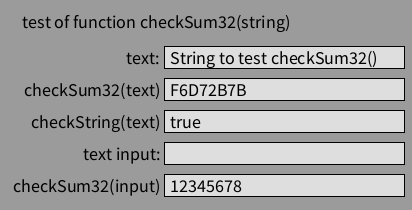
Frame 1 (no input)
Frame 60 (the mouse pressed at the canvas centre just before this capture): identical to frame 1, image omitted
Frame 120 (the mouse held since frame 60 and released just before this capture): identical to frame 1, image omitted

The Processing sketch that drew this single still picture (run headless with seeded random() and noise(); from frame 60 on, the mouse is pressed at the canvas centre):

// Processing sketch: processing_27744
// ── processing_27744.pde


//---------------------------------------------------------
//  sketch: TestCheckSum32.pde
//  descr.: test of function checkSum32() & checkString()  
//  date:   2011-04-29
//---------------------------------------------------------
void setup()
{
  size(412,210);
  textSize(18);
  background(155);
}
//---------------------------------------------------------
void draw() {repaint();}  // to call keyPressed() !!!
//---------------------------------------------------------
void keyPressed()
{
//  println ("'" +key +"'   " +int(key)+"   " +int(keyCode));
  int sl = ti.length();
  if ((key >= ' ') && (key <= 128) && (sl < 40))
    ti += key;
  else if ((keyCode == 8) && (sl > 0)) 
    ti = ti.substring(0,ti.length()-1);  
  repaint();
}
//---------------------------------------------------------
String ts = "String to test checkSum32()";
String ti = "";
int sx = 170;
//---------------------------------------------------------
void repaint()
{
  background(155);
  String csum = hex(checkSum32(ts));
  boolean ok = checkString (ts+csum);
  fill(0);
  text ("test of function checkSum32(string)",22,28);
  drawText ("text:", ts, sx,2);
  drawText ("checkSum32(text)", csum, sx,3);
  drawText ("checkString(text)", str(ok), sx,4);
  drawText ("text input:", ti, sx,5);
  drawText ("checkSum32(input)", hex(checkSum32(ti)), sx,6);
}
//---------------------------------------------------------
// draw string name and string
//---------------------------------------------------------
void drawText (String s1, String s2, int x, int y)
{ 
  y = y * 32;
  fill(222);
  rect (x-6,y-18, 240, 22);
  textAlign(RIGHT);
  fill (0);
  text (s1,x-10,y);
  textAlign(LEFT);
  text (s2,x,y);
}
//---------------------------------------------------------
// true if string with 8 characters checksum is okay
// example:  checkString("Test.559B4D2E") is true
//           checkString("wrong12345678") is false
//---------------------------------------------------------
boolean checkString (String aString)
{
  int strLen = aString.length();
  if (strLen <= 8) return false; 
  String cs1 = aString.substring(0,strLen-8);
  String cs2 = aString.substring(strLen-8);
  return (checkSum32(cs1) == unhex(cs2)); 
}
//---------------------------------------------------------
// build a simple 32 bit checksum of a string 
//---------------------------------------------------------
int checkSum32 (String cs)
{
  int sum32 = 0x12345678;
  for (int si=0; si<cs.length(); si++)
    sum32 = (sum32 << 5) + 5*byte(cs.charAt(si)) + 3*si;
  return sum32;  
}
